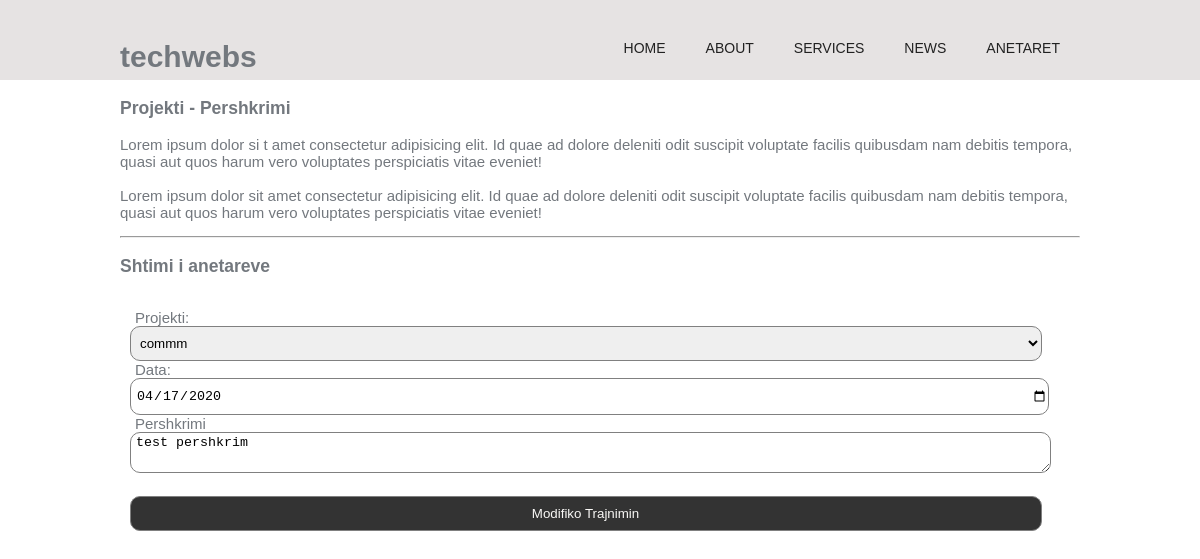
The page /antaret/modifiko_trajnimet.php?tid=1 on the database its author committed.
### tables this page shows
CREATE TABLE `trajnimet` (
  `trajnimetid` int(11) NOT NULL,
  `antariid` int(11) NOT NULL,
  `projektiid` int(11) DEFAULT NULL,
  `data` datetime NOT NULL DEFAULT current_timestamp(),
  `pershkrimi` text DEFAULT NULL
);

CREATE TABLE `projektet` (
  `projektiid` int(11) NOT NULL,
  `emri` varchar(50) NOT NULL,
  `pershkrimi` text DEFAULT NULL,
  `datafillimit` date NOT NULL,
  `datambarimit` date NOT NULL
);

### inc/funk.php (called while the page is built, shortened)
<?php
global $dbconn;
function merrTrajnimetId($trajnimet){
    global $dbconn;
    $sql = " SELECT t.trajnimetid, p.projektiid, p.emri, t.data, t.pershkrimi FROM trajnimet t INNER JOIN projektet p ON t.projektiid = p.projektiid ";
    $sql.=" WHERE  t.trajnimetid=$trajnimet";
    $result = mysqli_query($dbconn,$sql);
    if ($result) {
        return mysqli_fetch_assoc($result);
    }
    else{
        die("Nuk arrita te marr shenimet!".mysqli_error($dbconn));
    }
}
?>

### antaret/modifiko_trajnimet.php (the view, shortened to what this page needs)
<?php
    include_once "../inc/header1.php";
?>
    <main class="container page">
        <section id="content">
            <h3>Projekti - Pershkrimi</h3>
            <p>
                Lorem ipsum dolor si t amet consectetur adipisicing elit. Id quae ad dolore deleniti odit suscipit voluptate facilis quibusdam nam debitis tempora, quasi aut quos harum vero voluptates perspiciatis vitae eveniet!
                <br><br>
                Lorem ipsum dolor sit amet consectetur adipisicing elit. Id quae ad dolore deleniti odit suscipit voluptate facilis quibusdam nam debitis tempora, quasi aut quos harum vero voluptates perspiciatis vitae eveniet!
            </p>
            <hr>
            <h3>Shtimi i anetareve</h3>
            <?php
                if (isset($_GET['tid'])) {
                    $ti = merrTrajnimetId($_GET['tid']);
                    $proid = $ti['projektiid'];
                    $emri = $ti['emri'];
                    $data = $ti['data'];
                    $data = date("Y-m-d", strtotime($data));
                    $pershkrimi = $ti['pershkrimi'];
                }
            ?>
            <form action="" method="POST"  id="register">
                <label for="emri">Projekti: </label>
                <select name="projekti">
                    <?php
                        echo "<option value='{$proid}'>{$emri}</option>";
                    ?>
                </select>
                <label for="data">Data:</label>
                <input type="date" name="data" value="<?php if(!empty($data)) echo $data ?>">
                <label for="pershkrimi">Pershkrimi</label>
                <textarea name="pershkrimi"><?php if(!empty($pershkrimi)) echo $pershkrimi ?></textarea>
                <input type="submit" name="modifiko_trajnim" value="Modifiko Trajnimin">
            </form>
        </section>

### styleee.css (style rules this page uses)
body { font-family: 'Trebuchet MS', 'Lucida Sans Unicode', 'Lucida Grande', 'Lucida Sans', Arial, sans-serif; font-size: 15px; color: #73787e; background-color: #f9f8f6; margin: 0;padding: 0; }
.container { width: 80%; background-color: #fff; margin: 0 auto; }
#login,#register { float: left; margin: 15px 10px; width: 95%; }
#login input[type="email"],#login input[type="password"],#login input[type="submit"],#login input[type="number"],#login label, #register input[type="email"],#register input[type="text"],#register select,#register textarea ,#register input[type="date"],#register input[type="number"] ,#register input[type="password"],#register input[type="submit"],#register label { height:35px; width: 100%; border-radius:10px; padding-left:5px; border:1px solid gray; }
#login label,#register label { border: none; margin-top:10px; }
#login input[type="submit"],#register input[type="submit"] { float: right; width: 50%; color: #f9f8f6; margin-top: 20px; background-color: #333; }
#register input[type="submit"] { width: 100%; }

### home.css (style rules this page uses)
body { font-family: 'Ubuntu', sans-serif; margin: 0; background-color:rgb(255, 255, 255); }
.container { width: 80%; margin: 0 auto; overflow:hidden; }
.container { overflow:visible; }

### rows shown on the page
trajnimet: projekti "commm", data "04/17/2020", pershkrimi "test pershkrim"
